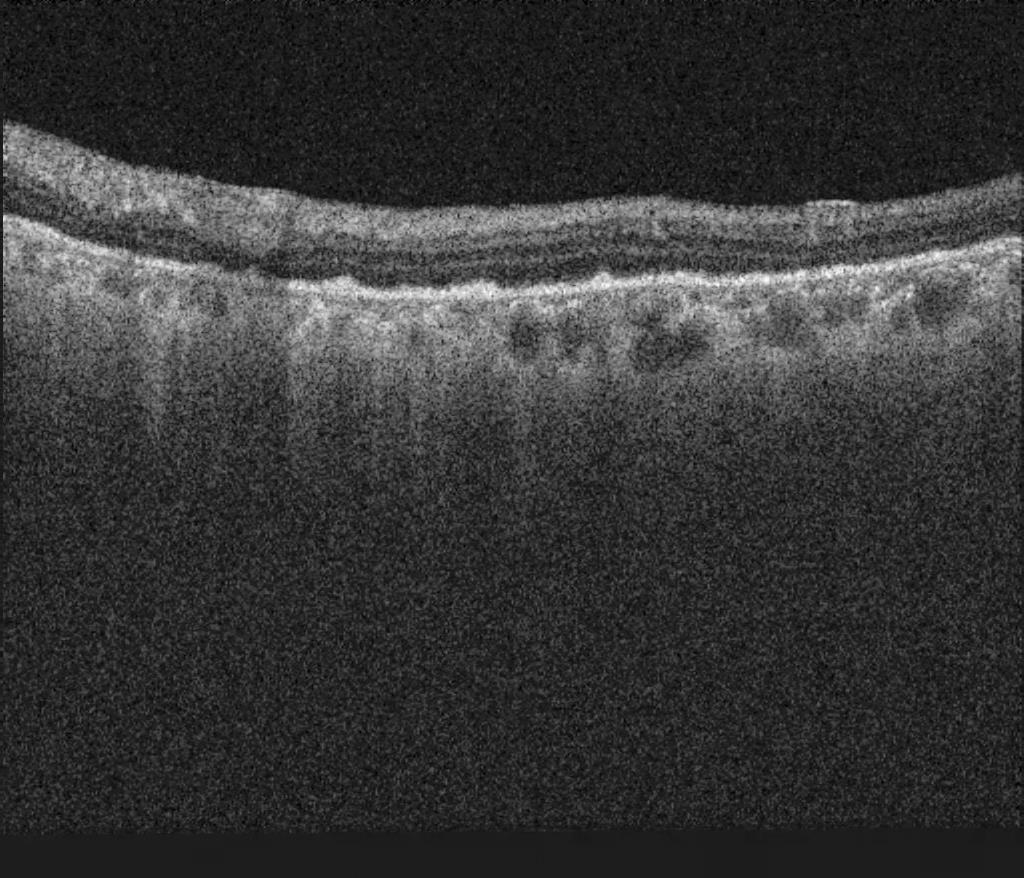
#> input picture pytorch_scripts/image_pre/GYX19460319_20180628_104105_3DOCT00_L_000.jpg, 1024 x 878 px
$ python split_patch.py
#> lines starting #> are read from the running program, lines starting #| are printed output that depends on the picture
from PIL import Image

# 打开原始图片
original_image = Image.open('GYX19460319_20180628_104105_3DOCT00_L_000.jpg')
#> original_image is the input picture: PIL image 1024x878 RGB; min 0, max 255, mean 54.1

# 获取原始图片的宽度和高度
width, height = original_image.size
#> width = 1024; height = 878

# 计算每个小图像的宽度和高度
small_width = width // 3  # 除以3，分割成3列
#> small_width = 341
small_height = height // 3  # 除以3，分割成3行
#> small_height = 292

# 循环遍历行和列，切割图片并保存
for i in range(3):
    for j in range(3):
        # 计算切割框的坐标
        left = j * small_width
        upper = i * small_height
        right = left + small_width
        lower = upper + small_height

        # 切割图片
        small_image = original_image.crop((left, upper, right, lower))

        # 保存切割后的图片
        small_image.save(f'small_image_{i}_{j}.jpg')
#> this loop made 3 passes
#> pass 1, `small_image.save(f'small_image_{i}_{j}.jpg')`:
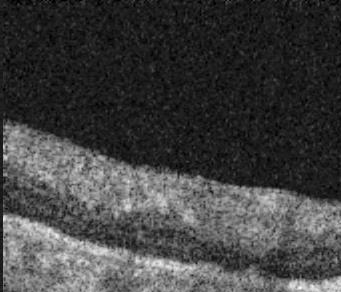
#> saved as small_image_0_0.jpg: PIL image 341x292 RGB; min 0, max 252, mean 64.6
#> pass 1, `small_image.save(f'small_image_{i}_{j}.jpg')`:
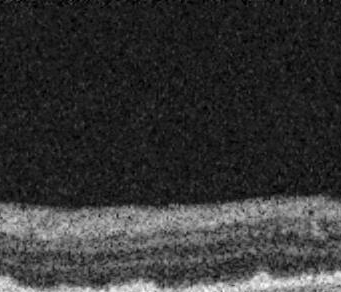
#> saved as small_image_0_1.jpg: PIL image 341x292 RGB; min 0, max 253, mean 52.2
#> pass 1, `small_image.save(f'small_image_{i}_{j}.jpg')`:
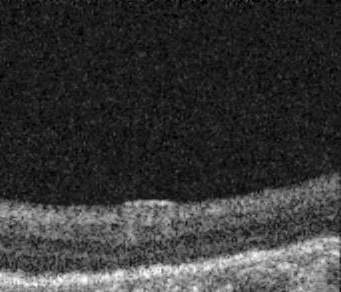
#> saved as small_image_0_2.jpg: PIL image 341x292 RGB; min 0, max 255, mean 54.7
#> pass 2, `small_image.save(f'small_image_{i}_{j}.jpg')`:
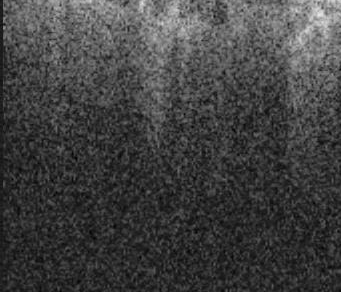
#> saved as small_image_1_0.jpg: PIL image 341x292 RGB; min 0, max 231, mean 64.8
#> after the loop:
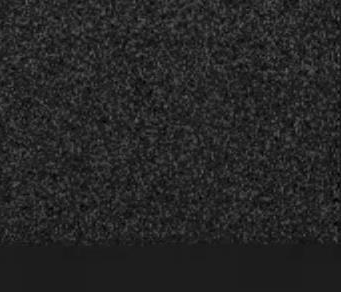
#> small_image: PIL image 341x292 RGB; min 0, max 107, mean 37.1

# 关闭原始图片
original_image.close()

$ run again, with pytorch_scripts/image_pre/small_image_1_0.jpg copied over pytorch_scripts/image_pre/GYX19460319_20180628_104105_3DOCT00_L_000.jpg
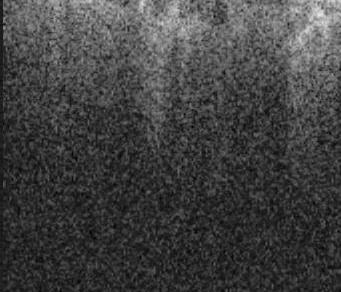
#> input picture pytorch_scripts/image_pre/small_image_1_0.jpg, 341 x 292 px
#> original_image is the input picture: PIL image 341x292 RGB; min 0, max 234, mean 64.8
#> the loop `for i in range(3):` made 3 passes
#> pass 1, `small_image.save(f'small_image_{i}_{j}.jpg')`:
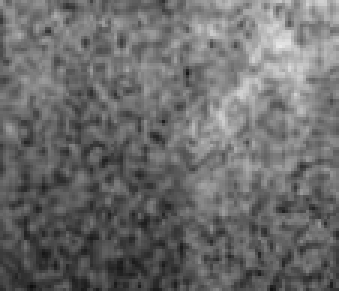
#> saved as small_image_0_2.jpg: PIL image 113x97 RGB (shown 3 times larger); min 14, max 234, mean 107.4
#> after the loop `for i in range(3):`:
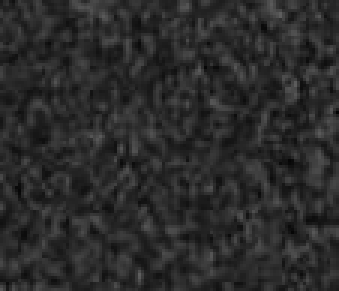
#> small_image: PIL image 113x97 RGB (shown 3 times larger); min 5, max 94, mean 42.9

$ run again, with pytorch_scripts/image_pre/small_image_1_1.jpg copied over pytorch_scripts/image_pre/GYX19460319_20180628_104105_3DOCT00_L_000.jpg
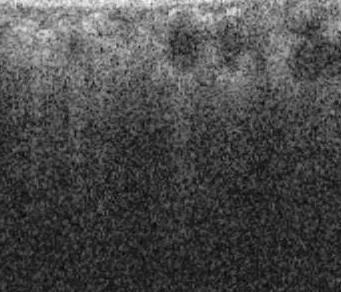
#> input picture pytorch_scripts/image_pre/small_image_1_1.jpg, 341 x 292 px
#> original_image is the input picture: PIL image 341x292 RGB; min 0, max 252, mean 73.3
#> the loop `for i in range(3):` made 3 passes
#> pass 1, `small_image.save(f'small_image_{i}_{j}.jpg')`:
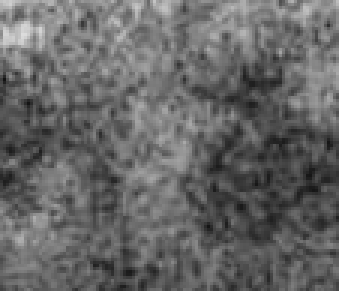
#> saved as small_image_0_2.jpg: PIL image 113x97 RGB (shown 3 times larger); min 20, max 220, mean 102.1
#> after the loop `for i in range(3):`:
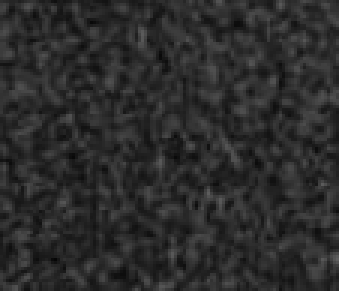
#> small_image: PIL image 113x97 RGB (shown 3 times larger); min 6, max 95, mean 43.7

$ run again, with pytorch_scripts/image_pre/small_image_1_2.jpg copied over pytorch_scripts/image_pre/GYX19460319_20180628_104105_3DOCT00_L_000.jpg
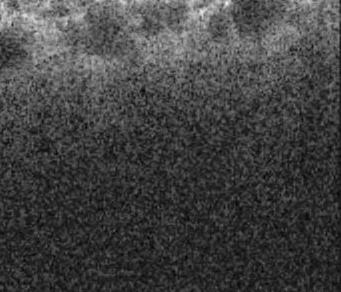
#> input picture pytorch_scripts/image_pre/small_image_1_2.jpg, 341 x 292 px
#> original_image is the input picture: PIL image 341x292 RGB; min 0, max 245, mean 66
#> the loop `for i in range(3):` made 3 passes
#> pass 1, `small_image.save(f'small_image_{i}_{j}.jpg')`:
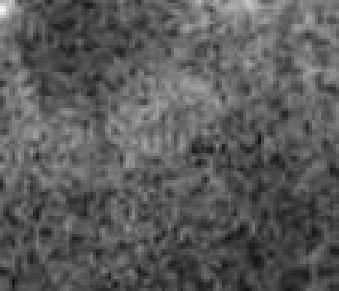
#> saved as small_image_0_2.jpg: PIL image 113x97 RGB (shown 3 times larger); min 16, max 245, mean 90.3
#> after the loop `for i in range(3):`:
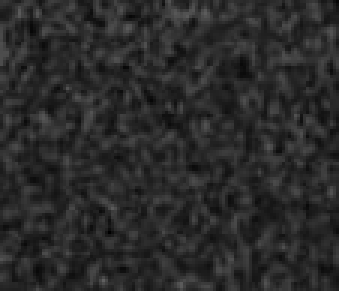
#> small_image: PIL image 113x97 RGB (shown 3 times larger); min 0, max 96, mean 42.1
